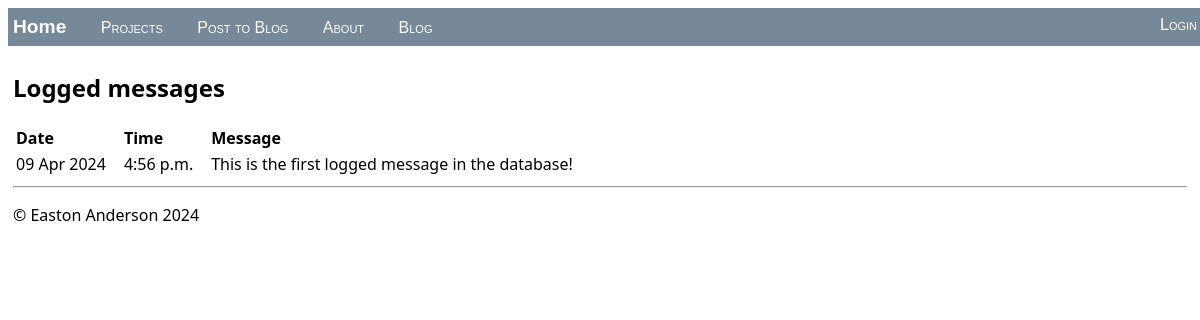
The app's page /, older data.
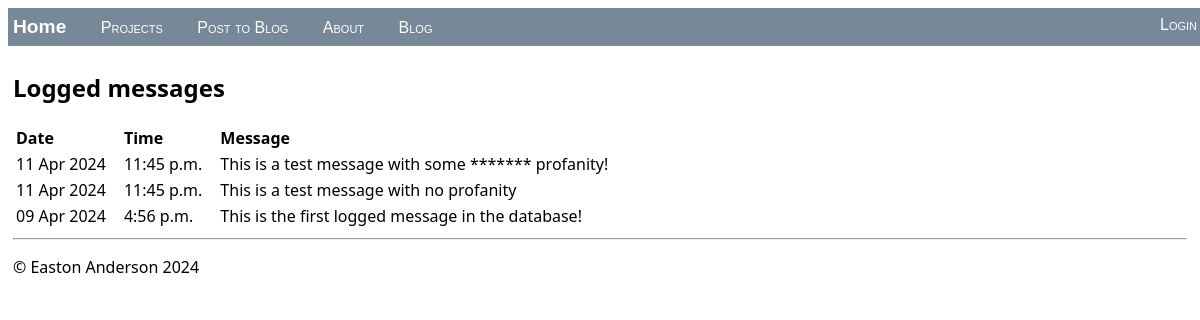
The same page, newer data.
### hello/models.py (models this page shows, shortened)
class LogMessage(models.Model):
    message = models.CharField(max_length=300)
    log_date = models.DateTimeField("date logged")

### hello/views.py (the view)
class HomeListView(ListView):
    model = LogMessage
    def get_context_data(self, **kwargs):
        context = super(HomeListView, self).get_context_data(**kwargs)
        return context

### hello/templates/hello/home.html (shortened to what this page needs)
{% extends "hello/layout.html" %}
{% block content %}
    <h2>Logged messages</h2>
    {% if message_list %}
        <table class="message_list">
            <thead>
            <tr>
                <th>Date</th>
                <th>Time</th>
                <th>Message</th>
            </tr>
            </thead>
            <tbody>
            {% for message in message_list %}
                <tr>
                    <td>{{ message.log_date | date:'d M Y' }}</td>
                    <td>{{ message.log_date | time:'P' }}</td>
                    <td>
                        {{ message.message }}
                    </td>
                </tr>
            {% endfor %}
            </tbody>
        </table>
    {% else %}
        <p>No messages have been logged. Use the <a href="{% url 'log' %}">Log Message form</a>.</p>
    {% endif %}
{% endblock %}

### hello/templates/hello/layout.html (shortened to what this page needs)
<!DOCTYPE html>
{% load static %}
<html>
<head>
    {% load static %}
    <link rel="stylesheet" type="text/css" href="{% static 'hello/site.css' %}"/>
</head>
<body>
<div class="navbar">
    <div style="align-items: center">
        <a href="{% url 'home' %}" class="navbar-brand">Home</a>
        <a href="{% url 'projects' %}" class="navbar-item">Projects</a>
        <a href="{% url 'post' %}" class="navbar-item">Post to Blog</a>
        <a href="{% url 'about' %}" class="navbar-item">About</a>
        <a href="{% url 'blog' %}" class="navbar-item">Blog</a>
        {% if request.user.is_authenticated %}
        <a class="navbar-item" href="{% url 'logout' %}" style="float:right" >Logout</a>
        <a class="navbar-item" style="float:right"> Hello, {{user.username}}! </a>
        {% else %}
        <a class="navbar-item" href="{% url 'login' %}" style="float:right" >Login</a>
        {% endif %}
    </div>
</div>
<div class="body-content">
    {% block content %}
    {% endblock %}
    <hr/>
    <footer>
        <p>&copy; Easton Anderson 2024</p>
    </footer>
</div>
</body>
</html>

### hello/static/hello/site.css (style rules this page uses)
.navbar { background-color: lightslategray; font-size: 1em; font-family: 'Trebuchet MS', 'Lucida Sans Unicode', 'Lucida Grande', 'Lucida Sans', Arial, sans-serif; color: white; padding: 8px 5px 8px 5px; align-items: center; justify-content: center; width: 100%; align-content: center; }
.navbar a { text-decoration: none; color: inherit; }
.navbar-brand { font-size: 1.2em; font-weight: 600; }
.navbar-item { font-variant: small-caps; margin-left: 30px; }
.body-content { padding: 5px; font-family:'Segoe UI', Tahoma, Geneva, Verdana, sans-serif; }
.message_list th,td { text-align: left; padding-right: 15px; }

Row changes from the older to the newer data that the page shows:
added LogMessage: log_date "11 Apr 2024", log_date "11:45 p.m.", message "This is a test message with some ******* profanity!"
added LogMessage: log_date "11 Apr 2024", log_date "11:45 p.m.", message "This is a test message with no profanity"
